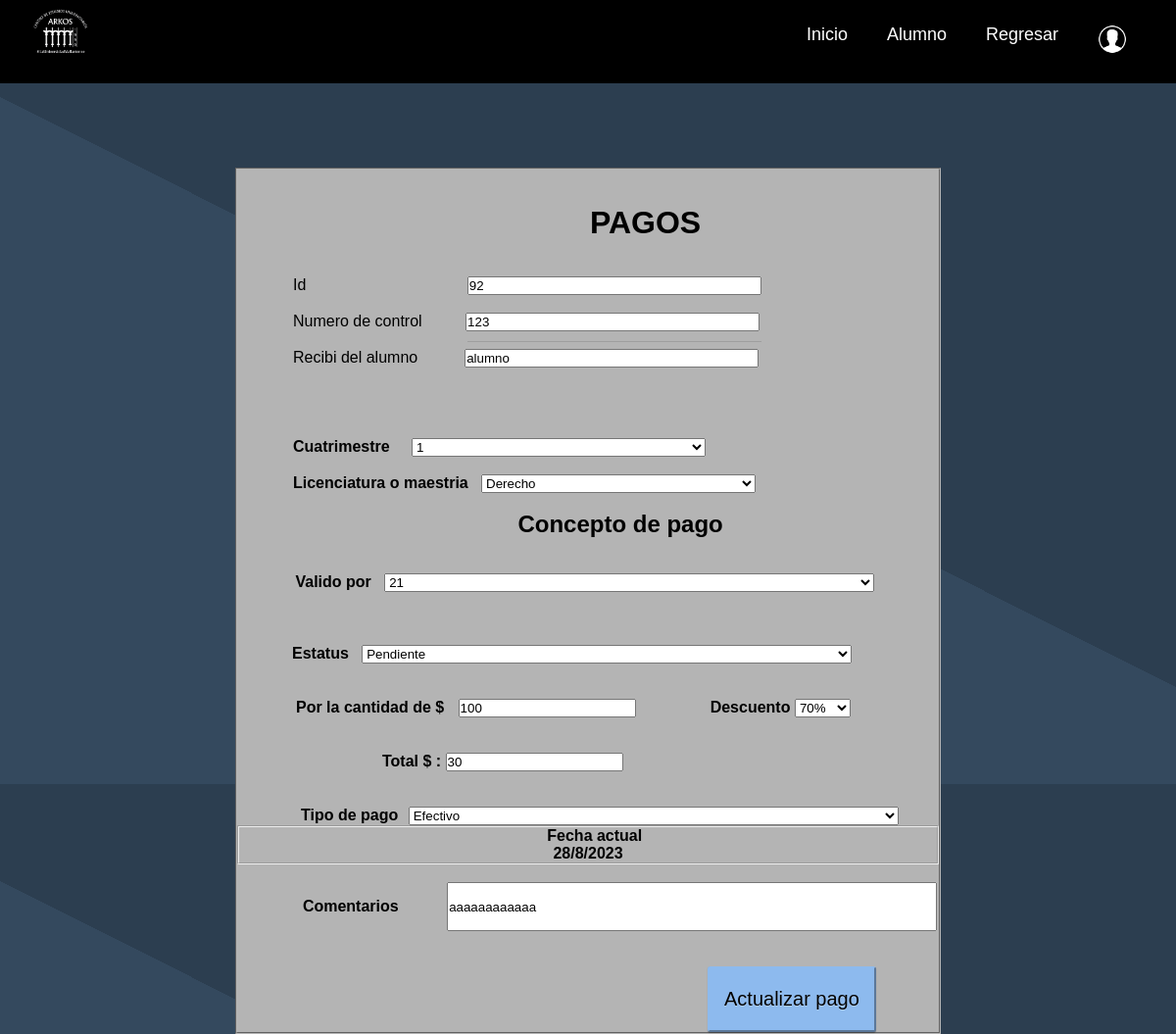
Screenshot of /editSaceuapay.php?id=92 with the database file from the repository.
### tables this page shows
CREATE TABLE `tbl_cargo` (
  `id_cargo` bigint(20) NOT NULL,
  `numero_control` int(100) NOT NULL,
  `id_alumno` bigint(20) NOT NULL,
  `cuatrimestre` int(11) NOT NULL,
  `carrera` text NOT NULL,
  `id_conceptos` bigint(20) NOT NULL,
  `status` varchar(100) NOT NULL,
  `cantidad` int(11) NOT NULL,
  `descuento` int(11) NOT NULL,
  `total` int(11) NOT NULL,
  `tipo_pago` varchar(100) NOT NULL,
  `fecha` date NOT NULL,
  `observaciones` varchar(1000) NOT NULL
);

CREATE TABLE `tbl_alumno` (
  `id_alumno` bigint(11) NOT NULL,
  `nombre` varchar(100) NOT NULL,
  `numero_control` int(11) NOT NULL,
  `id_carrera` bigint(20) NOT NULL,
  `cuatrimestre` int(11) NOT NULL,
  `id_usuario` bigint(20) NOT NULL
);

### editSaceuapay.php (the view, shortened to what this page needs)
<?php
$dbhost = "localhost";
$dbuser = "root";
$dbpass = "";
$dbname = "saceuapay";
$conn = mysqli_connect($dbhost, $dbuser, $dbpass, $dbname);
$id = $_GET['id'];
$sql = "SELECT * FROM tbl_cargo WHERE id_cargo = '$id'";
$query = mysqli_query($conn, $sql);
$row = mysqli_fetch_array($query);
$alu = $row['id_alumno'];
$sql2 = "SELECT * FROM tbl_alumno WHERE id_alumno = '$alu'";
$query2 = mysqli_query($conn, $sql2);
$row3 = mysqli_fetch_array($query2);
?>
<!DOCTYPE html>
<html>
<head>
    <link rel="stylesheet" type="text/css" href="styles/estiloPay.css" />
</head>
<header>
    <section>
        <img src="images/logoarkos.png" id="logo">
        <nav>
            <ul>
                <li><a href="menuadmin.php">Inicio</a></li>
                <li><a href="#">Alumno</a>
                    <div class="submenu">
                <li><a href=" <?php
                                if ($max == 2) {
                                    echo "menuadmin.php";
                                } elseif ($max == 3) {
                                    echo "caja.php";
                                } elseif ($max == 4) {
                                    echo "cobranza.php";
                                }
                                ?>">Regresar</a></li>
                <li><a href="formAdmin.html"><img src="images/usuario.png" width="30" height="30" /><br></a>
                </li>
                </div>
                </li>
            </ul>
        </nav>
    </section>
</header>
<body>
    <div class="forma"> <br><br>
        <form action="http://localhost/Saceuapay/updateSaceuapay.php" method="post" autocomplete="OFF">
            <fieldset class="uu">
                <br>
                <br>
                <h1>PAGOS</h1><br><br>
                <label style="margin-left: 57px; margin-right: 40px;" autocomplete="OFF">Id</label>&nbsp &nbsp&nbsp &nbsp&nbsp &nbsp&nbsp &nbsp&nbsp &nbsp&nbsp &nbsp&nbsp &nbsp&nbsp &nbsp&nbsp &nbsp
                <input type="text" name="txtId" id="campo" style="width: 300px;" required="required" value="<?php echo $row['id_cargo'] ?>" readonly>
                <br><br><label style="margin-left: 57px; margin-right: 40px;" autocomplete="OFF">Numero de control</label>
                <input type="text" name="txtNumcontrol" id="campo" style="width: 300px;" required="required" value="<?php echo $row['numero_control'] ?>" readonly>
                <ul id="lista" class="lista" style="list-style-type: none;width: 300px;height: auto;position: absolute;margin-top: 10px;
		margin-left: 10px;margin-left: 235px;margin-right: 50px;cursor: pointer;background-color: #EEEEEE;border-top: 1px solid #9e9e9e;">
                </ul>
                <br><br><label style="margin-left: 57px; margin-right: 43.5px;">Recibi del alumno</label>
                <input type="text" name="txtRalumno" style="width: 300px;" required="required" id="campon" value="<?php echo $row3['nombre'] ?>" readonly><br><br><b><br>
                    <br><br><label style="margin-left: 57px;">Cuatrimestre </label> &nbsp &nbsp
                    <select id="Cuatrimestre" name="txtCuatrimestre" style="width: 300px" required="required" readonly>
                        <?php echo '<option   value="' . $row['cuatrimestre'] . '">' . $row['cuatrimestre'] . '</option>'; ?>
                    </select>
                    <br><br><label style="margin-left: 57px;">Licenciatura o maestria </label> &nbsp
                    <select name="txtCarrera" style="width: 280px" required>
                        <?php
                        echo '<option   value="' . $row['carrera'] . '">' . $row['carrera'] . '</option>';
                        ?>
                    </select>
                    <br><br>
                    <h2>Concepto de pago</h2>
                    <br><br> &nbsp &nbsp &nbsp &nbsp &nbsp
                    <label style="margin-left: 15px;">Valido por </label> &nbsp
                    <select name="txtConcepto" style="width: 500px;" required="required">
                        <?php
                        echo '<option   value="' . $row['id_conceptos'] . '">' . $row['id_conceptos'] . '</option>';
                        ?>
                    </select> <br><br>
                    <br><br><label style="margin-left: 56px;">Estatus </label> &nbsp
                    <select name="txtEstatus" style="width: 500px;" required="required" />
                    <?php echo '<option   value="' . $row['status'] . '">' . $row['status'] . '</option>'; ?>
                    <div id="contenido" name="formulario">
                        <br><br><label style="margin-left: 60px; margin-right: 10px;">Por la cantidad de $</label>
                        <input type="number" pattern="[0-9]+([\.,][0-9]+)?" step="00.01" name="txtCantidad" class="form-control" id="saleP" onkeyup="discount();" required="required" value="<?php echo $row['cantidad'] ?>" />
                        <label style="margin-left: 10%;">Descuento</label>
                        <select name="txtDescuento" class="form-control" id="discountP" onkeyup="discount();">
                            <?php echo '<option   value="' . $row['descuento'] . '">' . $row['descuento'] . '%</option>'; ?>
                        </select>
                        <br><br> <br> <label style="margin-left: 148px;">Total $ : </label>
                        <input type="number" name="txtTotal" placeholder="Total" class="form-control" id="discountInput" readonly>
                    </div>
                    <br><br> <label style="margin-left: 65px;">Tipo de pago</label>
                    <select name="txtTpago" style="width: 500px; margin-left: 6px;" required="required" />
                    <option value="1">Efectivo</option>
                    <option value="4">Cheque</option><br>
                    <div align="center">
                        <fieldset> <label style="margin-left: 57px; margin-right: 43.5px;">Fecha actual</label>
                            <div id="current_date" name="txtFecha">
                        </fieldset> <br>
                        <label style="margin-left: 65px; margin-right: 45px;">Comentarios</label>
                        <input type="text" name="txtComentarios" style="width: 500px; height: 50px;" value="<?php echo $row['observaciones'] ?>"><br><br>
                    </div><br>
                    <input type="submit" class="btn btnn" value="Actualizar pago">
            </fieldset>
        </form>
    </div>
</body>
</html>

### styles/estiloPay.css (style rules this page uses)
* { padding: 0; margin: 0; box-sizing: border-box; }
body { align-items: center; justify-content: center; height: 100vh; background: url(logoarkos.png); font-family: Arial, Helvetica, sans-serif; background: linear-gradient(26.65deg, #34495e 50%, #2c3e50 50%); }
.uu { width: 60%; padding: 0px 0px 0px 0px; background-color: #b4b4b4 ; border-color: #b4b4b4 ; margin-left: 20%; }
h1 { padding-left: 360px; text-anchor: 10px; }
h2 { margin-left: 40%; }
.btn { border-radius: 3px; display: inline-block; padding: 20px 15px; text-decoration: none; text-shadow: 0 1px 0 rgba(255,255,255,0.3); box-shadow: 0 1px 1px rgba(0,0,0,0.3); margin-left: 480px; font-size: 20px; }
.btnn { color: black; background-color: #8dbaee ; border-color:#8dbaee ; }
* { text-decoration:none; list-style:none; margin:0px; padding:0px; outline:none; }
section { width:100%; max-width:1200px; margin:0px auto; display:table; position:relative; }
header { width:100%; display:table; background-color:#000; margin-bottom:50px; }
#logo { float:left; width: 5.5%; margin-top: 0.45%; }
nav { width:auto; float:right; }
nav ul { display:table; float:right; }
nav ul li { float:left; }
nav ul li:last-child { padding-right:0px; }
nav ul li a { color:#fff; font-size:18px; padding: 25px 20px; display:inline-block; transition: all 0.5s ease 0s; }
@media only screen and (max-width: 1440px) { section { max-width:95%; } }
.submenu { position: absolute; display: none; width: 13%; background: black; float:inherit; }
.lista { list-style-type: none; width: 300px; height: auto; position: absolute; margin-top: 10px; margin-left: 10px; margin-left: 235px; margin-right: 50px; cursor: pointer; background-color: #EEEEEE; border-top: 1px solid #9e9e9e; }

### rows the page displays
tbl_cargo: txtId "92", txtNumcontrol "123", txtCuatrimestre "1", txtCarrera "Derecho", txtConcepto "21", txtEstatus "Pendiente", txtCantidad "100", txtDescuento "70%", txtComentarios "aaaaaaaaaaaa"
tbl_alumno: txtRalumno "alumno"
